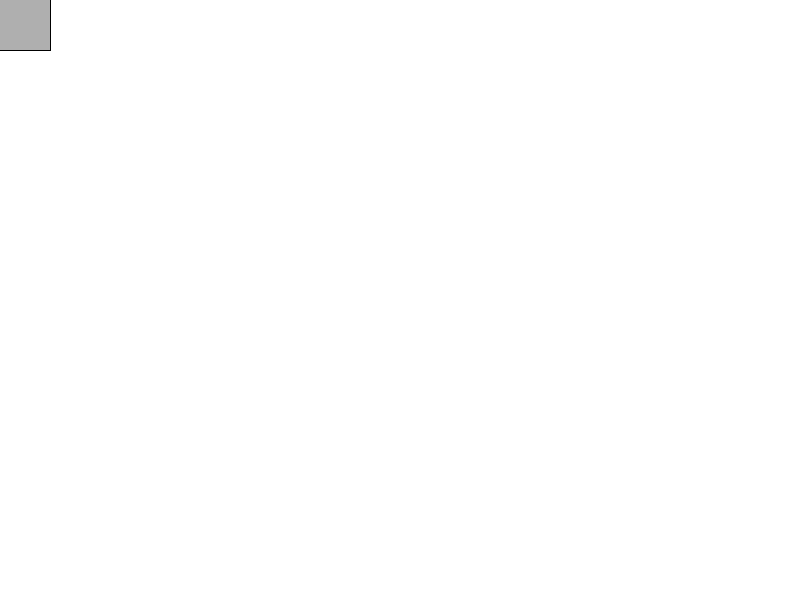
Frame 1 (no input)
Frame 60 (the mouse pressed at the canvas centre just before this capture): identical to frame 1, image omitted
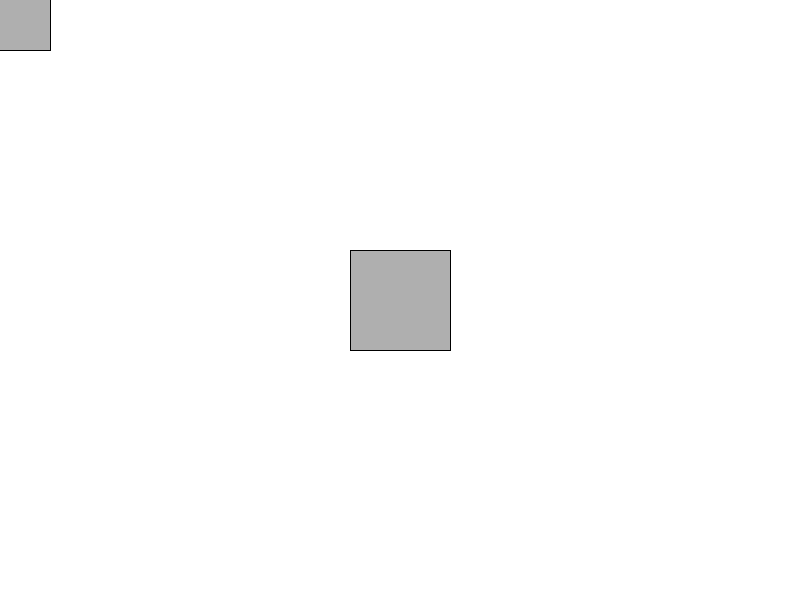
Frame 120 (the mouse held since frame 60 and released just before this capture)

The Processing sketch that drew these frames (run headless with seeded random() and noise(); from frame 60 on, the mouse is pressed at the canvas centre):

// Processing sketch: sketch_3_1_program_flow
// ── sketch_3_1_program_flow.pde
void setup() {
  size(800, 600);

  background(255);
}

void draw() {

  //body
  stroke(0);
  fill(175);
  rectMode(CENTER);
  rect(mouseX, mouseY, 100, 100);
}
